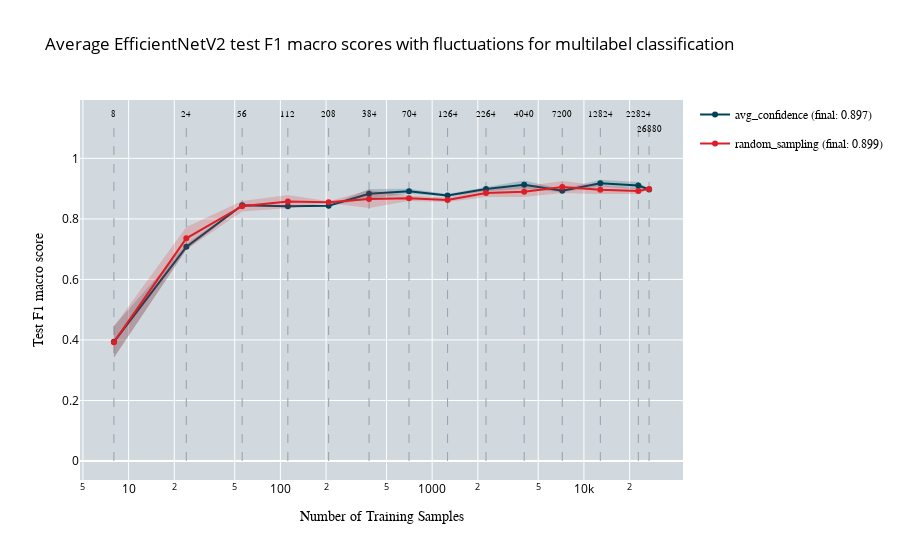

This figure's notebook cell:
### Code cell
import pickle
import numpy as np
import os
import plotly.graph_objects as go

def read_and_average_test_f1(root_folder, run_folders, filename_template, file_indices):
    """
    Reads pickle files for a specific strategy, extracts test F1 scores, and computes their average across runs.
    """
    performance_test_data_all = []

    for run_folder, file_index in zip(run_folders, file_indices):
        pickle_filename = filename_template.format(file_index)  # Dynamically generate filenames
        pickle_path = os.path.join(root_folder, run_folder, pickle_filename)
        
        print(f"Loading pickle file: {pickle_path}")
        with open(pickle_path, 'rb') as pickle_file:
            results = pickle.load(pickle_file)
            performance_test_data_all.append(results["test_f1_scores_macro"])

    # Calculate the average test F1 score across runs
    average_test_f1 = np.mean(performance_test_data_all, axis=0)
    return average_test_f1

def read_test_f1_min_max(root_folder, run_folders, filename_template, file_indices):
    """
    Reads pickle files for a specific strategy, extracts test F1 scores, and computes their min and max across runs.
    """
    performance_test_data_all = []

    for run_folder, file_index in zip(run_folders, file_indices):
        pickle_filename = filename_template.format(file_index)  # Dynamically generate filenames
        pickle_path = os.path.join(root_folder, run_folder, pickle_filename)
        
        print(f"Loading pickle file: {pickle_path}")
        with open(pickle_path, 'rb') as pickle_file:
            results = pickle.load(pickle_file)
            performance_test_data_all.append(results["test_f1_scores_macro"])

    # Convert to a NumPy array for easier computation
    performance_test_data_all = np.array(performance_test_data_all)
    # Calculate min and max F1 scores across runs
    min_f1 = np.min(performance_test_data_all, axis=0)
    max_f1 = np.max(performance_test_data_all, axis=0)

    return min_f1, max_f1

def plot_all_test_performance_with_fluctuations(no_of_samples, performances, min_max_values, strategies, title, x_axes, y_axes):
    """
    Plots the average test F1 scores of multiple strategies with fluctuation ranges shaded.
    """
    fig = go.Figure()
    fig.update_layout(plot_bgcolor='rgb(209, 217, 222)')

    # Add dashed lines for sample numbers and text labels on top of the graph
    samples_text = [str(f) for f in no_of_samples]
    for i, (line, label) in enumerate(zip(no_of_samples, samples_text)):
        fig.add_trace(go.Scatter(
            x=[line, line],
            y=[0, 1.12],
            mode='lines',
            line=dict(dash='dash', color='rgb(149, 162, 171)', width=1),
            showlegend=False
        ))

        # Adjust the y-position for the last value to avoid collision
        y_position = 1.13 if i < len(no_of_samples) - 1 else 1.08

        fig.add_trace(go.Scatter(
            x=[line],
            y=[y_position],
            mode='text',
            marker=dict(size=0),
            text=[label],
            textposition='top center',
            showlegend=False,
            textfont=dict(family='Arial', color='black', size=8.5)
        ))

    # Define the color palette, with random sampling in red and other strategies in different shades of green
    colors = [
        'rgb(0, 67, 89)',  # Green for margin sampling
        #'rgb(97, 192, 134)',   # Darker green for entropy sampling
        'rgb(220, 30, 38)'      # Red for random sampling
    ]

    # Add traces for each strategy
    for idx, (performance, (min_performance, max_performance), strategy) in enumerate(zip(performances, min_max_values, strategies)):
        # Ensure random sampling is always red
        color = colors[strategies.index(strategy)]
        
        # Add the shaded region (fluctuation range)
        fig.add_trace(go.Scatter(
            x=no_of_samples + no_of_samples[::-1],
            y=list(max_performance) + list(min_performance)[::-1],
            fill='toself',
            fillcolor=color.replace('rgb', 'rgba').replace(')', ',0.2)'),  # Add transparency
            line=dict(width=0),  # No border for shaded region
            showlegend=False,  # Don't show a separate legend entry for the shaded region
            legendgroup=strategy  # Group with the corresponding line
        ))
        
        # Add the average line
        fig.add_trace(go.Scatter(
            x=no_of_samples,
            y=performance,
            name=f"{strategy} (final: {performance[-1]:.3f})",
            marker=dict(color=color),
            textfont=dict(family="Arial", size=11),
            line=dict(width=2),
            legendgroup=strategy  # Group with the shaded region
        ))

    fig.update_layout(
        title_text=str(title),
        legend=dict(font=dict(color='black', family='Arial')),
        title_font_color='black'
    )

    # Set the x-axis to be on a log scale
    fig.update_xaxes(
        title_text=str(x_axes),
        title_font=dict(color="black", family="Arial"),
        tickfont_color='black',
        type="log"
    )

    # Update y-axis for test F1 score
    fig.update_yaxes(
        title_text=str(y_axes),
        title_font=dict(color="black", family="Arial"),
        tickfont_color='black'
    )

    fig.show()

# Define file paths and folders for each strategy
#strategies = ['avg_confidence', 'avg_score', 'random_sampling']
strategies = ['avg_confidence', 'random_sampling']
root_folders = {
    'avg_confidence': "/home/woody/iwfa/iwfa044h/CleanLab_Test/ActiveLearningApproaches/EOD/EfficientNet/multilabel/AL/avg_confidence",
    #'avg_score': "/home/woody/iwfa/iwfa044h/CleanLab_Test/ActiveLearningApproaches/EOD/EfficientNet/multilabel/AL/avg_score",
    'random_sampling': "/home/woody/iwfa/iwfa044h/CleanLab_Test/ActiveLearningApproaches/EOD/EfficientNet/multilabel/RS"
}

# Define run folders and file indices for each strategy
run_folders_dict = {
    'avg_confidence': [f"run{i}" for i in range(1, 3)],  # 2 runs
    #'avg_score': [f"run{i}" for i in range(1, 2)],  # 1 run
    'random_sampling': [f"run{i}" for i in range(1, 3)]  # 2 runs
}

file_indices_dict = {
    'avg_confidence': [2, 3],
    #'avg_score': [2],
    'random_sampling': [2, 3]
}

# Template for filenames for each strategy
filename_templates = {
    'avg_confidence': "AL_average_confidence_results_for_multilabel_classification_s4{}.pickle",
    #'avg_score': "AL_average_score_results_for_multilabel_classification_s4{}.pickle",
    'random_sampling': "random_sampling_results_for_multilabel_classification_s4{}.pickle"
}

# Sample counts
no_of_samples = [8, 24, 56, 112, 208, 384, 704, 1264, 2264, 4040, 7200, 12824, 22824, 26880]

# Calculate averages and fluctuation ranges for each strategy
performances = []
min_max_values = []
for strategy in strategies:
    average_f1 = read_and_average_test_f1(
        root_folder=root_folders[strategy],
        run_folders=run_folders_dict[strategy],
        filename_template=filename_templates[strategy],
        file_indices=file_indices_dict[strategy]
    )
    min_f1, max_f1 = read_test_f1_min_max(
        root_folder=root_folders[strategy],
        run_folders=run_folders_dict[strategy],
        filename_template=filename_templates[strategy],
        file_indices=file_indices_dict[strategy]
    )
    performances.append(average_f1)
    min_max_values.append((min_f1, max_f1))  # Append min and max values

# Plot the results with fluctuation shading
plot_all_test_performance_with_fluctuations(
    no_of_samples, 
    performances, 
    min_max_values, 
    strategies, 
    title="Average EfficientNetV2 test F1 macro scores with fluctuations for multilabel classification",
    x_axes="Number of Training Samples",
    y_axes="Test F1 macro score"
)

### Figure 1 — Plotly figure (JSON) as saved in the notebook; plotly's stock layout.template omitted (floating-point values rounded to 4 significant figures)
{"data": [{"line": {"color": "rgb(149, 162, 171)", "dash": "dash", "width": 1}, "mode": "lines", "showlegend": false, "type": "scatter", "x": [8, 8], "y": [0, 1.12]}, {"marker": {"size": 0}, "mode": "text", "showlegend": false, "text": ["8"], "textfont": {"color": "black", "family": "Arial", "size": 8.5}, "textposition": "top center", "type": "scatter", "x": [8], "y": [1.13]}, {"line": {"color": "rgb(149, 162, 171)", "dash": "dash", "width": 1}, "mode": "lines", "showlegend": false, "type": "scatter", "x": [24, 24], "y": [0, 1.12]}, {"marker": {"size": 0}, "mode": "text", "showlegend": false, "text": ["24"], "textfont": {"color": "black", "family": "Arial", "size": 8.5}, "textposition": "top center", "type": "scatter", "x": [24], "y": [1.13]}, {"line": {"color": "rgb(149, 162, 171)", "dash": "dash", "width": 1}, "mode": "lines", "showlegend": false, "type": "scatter", "x": [56, 56], "y": [0, 1.12]}, {"marker": {"size": 0}, "mode": "text", "showlegend": false, "text": ["56"], "textfont": {"color": "black", "family": "Arial", "size": 8.5}, "textposition": "top center", "type": "scatter", "x": [56], "y": [1.13]}, {"line": {"color": "rgb(149, 162, 171)", "dash": "dash", "width": 1}, "mode": "lines", "showlegend": false, "type": "scatter", "x": [112, 112], "y": [0, 1.12]}, {"marker": {"size": 0}, "mode": "text", "showlegend": false, "text": ["112"], "textfont": {"color": "black", "family": "Arial", "size": 8.5}, "textposition": "top center", "type": "scatter", "x": [112], "y": [1.13]}, {"line": {"color": "rgb(149, 162, 171)", "dash": "dash", "width": 1}, "mode": "lines", "showlegend": false, "type": "scatter", "x": [208, 208], "y": [0, 1.12]}, {"marker": {"size": 0}, "mode": "text", "showlegend": false, "text": ["208"], "textfont": {"color": "black", "family": "Arial", "size": 8.5}, "textposition": "top center", "type": "scatter", "x": [208], "y": [1.13]}, {"line": {"color": "rgb(149, 162, 171)", "dash": "dash", "width": 1}, "mode": "lines", "showlegend": false, "type": "scatter", "x": [384, 384], "y": [0, 1.12]}, {"marker": {"size": 0}, "mode": "text", "showlegend": false, "text": ["384"], "textfont": {"color": "black", "family": "Arial", "size": 8.5}, "textposition": "top center", "type": "scatter", "x": [384], "y": [1.13]}, {"line": {"color": "rgb(149, 162, 171)", "dash": "dash", "width": 1}, "mode": "lines", "showlegend": false, "type": "scatter", "x": [704, 704], "y": [0, 1.12]}, {"marker": {"size": 0}, "mode": "text", "showlegend": false, "text": ["704"], "textfont": {"color": "black", "family": "Arial", "size": 8.5}, "textposition": "top center", "type": "scatter", "x": [704], "y": [1.13]}, {"line": {"color": "rgb(149, 162, 171)", "dash": "dash", "width": 1}, "mode": "lines", "showlegend": false, "type": "scatter", "x": [1264, 1264], "y": [0, 1.12]}, {"marker": {"size": 0}, "mode": "text", "showlegend": false, "text": ["1264"], "textfont": {"color": "black", "family": "Arial", "size": 8.5}, "textposition": "top center", "type": "scatter", "x": [1264], "y": [1.13]}, {"line": {"color": "rgb(149, 162, 171)", "dash": "dash", "width": 1}, "mode": "lines", "showlegend": false, "type": "scatter", "x": [2264, 2264], "y": [0, 1.12]}, {"marker": {"size": 0}, "mode": "text", "showlegend": false, "text": ["2264"], "textfont": {"color": "black", "family": "Arial", "size": 8.5}, "textposition": "top center", "type": "scatter", "x": [2264], "y": [1.13]}, {"line": {"color": "rgb(149, 162, 171)", "dash": "dash", "width": 1}, "mode": "lines", "showlegend": false, "type": "scatter", "x": [4040, 4040], "y": [0, 1.12]}, {"marker": {"size": 0}, "mode": "text", "showlegend": false, "text": ["4040"], "textfont": {"color": "black", "family": "Arial", "size": 8.5}, "textposition": "top center", "type": "scatter", "x": [4040], "y": [1.13]}, {"line": {"color": "rgb(149, 162, 171)", "dash": "dash", "width": 1}, "mode": "lines", "showlegend": false, "type": "scatter", "x": [7200, 7200], "y": [0, 1.12]}, {"marker": {"size": 0}, "mode": "text", "showlegend": false, "text": ["7200"], "textfont": {"color": "black", "family": "Arial", "size": 8.5}, "textposition": "top center", "type": "scatter", "x": [7200], "y": [1.13]}, {"line": {"color": "rgb(149, 162, 171)", "dash": "dash", "width": 1}, "mode": "lines", "showlegend": false, "type": "scatter", "x": [12824, 12824], "y": [0, 1.12]}, {"marker": {"size": 0}, "mode": "text", "showlegend": false, "text": ["12824"], "textfont": {"color": "black", "family": "Arial", "size": 8.5}, "textposition": "top center", "type": "scatter", "x": [12824], "y": [1.13]}, {"line": {"color": "rgb(149, 162, 171)", "dash": "dash", "width": 1}, "mode": "lines", "showlegend": false, "type": "scatter", "x": [22824, 22824], "y": [0, 1.12]}, {"marker": {"size": 0}, "mode": "text", "showlegend": false, "text": ["22824"], "textfont": {"color": "black", "family": "Arial", "size": 8.5}, "textposition": "top center", "type": "scatter", "x": [22824], "y": [1.13]}, {"line": {"color": "rgb(149, 162, 171)", "dash": "dash", "width": 1}, "mode": "lines", "showlegend": false, "type": "scatter", "x": [26880, 26880], "y": [0, 1.12]}, {"marker": {"size": 0}, "mode": "text", "showlegend": false, "text": ["26880"], "textfont": {"color": "black", "family": "Arial", "size": 8.5}, "textposition": "top center", "type": "scatter", "x": [26880], "y": [1.08]}, {"fill": "toself", "fillcolor": "rgba(0, 67, 89,0.2)", "legendgroup": "avg_confidence", "line": {"width": 0}, "showlegend": false, "type": "scatter", "x": [8, 24, 56, 112, 208, 384, 704, 1264, 2264, 4040, 7200, 12824, 22824, 26880, 26880, 22824, 12824, 7200, 4040, 2264, 1264, 704, 384, 208, 112, 56, 24, 8], "y": [0.4461, 0.7171, 0.8479, 0.846, 0.8441, 0.8988, 0.8994, 0.8823, 0.9057, 0.9264, 0.8978, 0.9289, 0.9221, 0.8982, 0.8958, 0.898, 0.9071, 0.8877, 0.8994, 0.8911, 0.8729, 0.883, 0.8668, 0.8422, 0.838, 0.8418, 0.6981, 0.3411]}, {"legendgroup": "avg_confidence", "line": {"width": 2}, "marker": {"color": "rgb(0, 67, 89)"}, "name": "avg_confidence (final: 0.897)", "textfont": {"family": "Arial", "size": 11}, "type": "scatter", "x": [8, 24, 56, 112, 208, 384, 704, 1264, 2264, 4040, 7200, 12824, 22824, 26880], "y": [0.3936, 0.7076, 0.8448, 0.842, 0.8431, 0.8828, 0.8912, 0.8776, 0.8984, 0.9129, 0.8928, 0.918, 0.91, 0.897]}, {"fill": "toself", "fillcolor": "rgba(220, 30, 38,0.2)", "legendgroup": "random_sampling", "line": {"width": 0}, "showlegend": false, "type": "scatter", "x": [8, 24, 56, 112, 208, 384, 704, 1264, 2264, 4040, 7200, 12824, 22824, 26880, 26880, 22824, 12824, 7200, 4040, 2264, 1264, 704, 384, 208, 112, 56, 24, 8], "y": [0.4442, 0.7729, 0.8589, 0.8793, 0.8579, 0.8943, 0.8776, 0.8695, 0.8986, 0.9069, 0.9254, 0.9104, 0.9015, 0.9003, 0.898, 0.8825, 0.8821, 0.8858, 0.8723, 0.8722, 0.856, 0.8592, 0.8363, 0.852, 0.8353, 0.8246, 0.6985, 0.3411]}, {"legendgroup": "random_sampling", "line": {"width": 2}, "marker": {"color": "rgb(220, 30, 38)"}, "name": "random_sampling (final: 0.899)", "textfont": {"family": "Arial", "size": 11}, "type": "scatter", "x": [8, 24, 56, 112, 208, 384, 704, 1264, 2264, 4040, 7200, 12824, 22824, 26880], "y": [0.3926, 0.7357, 0.8417, 0.8573, 0.855, 0.8653, 0.8684, 0.8627, 0.8854, 0.8896, 0.9056, 0.8962, 0.892, 0.8991]}], "layout": {"legend": {"font": {"color": "black", "family": "Arial"}}, "plot_bgcolor": "rgb(209, 217, 222)", "title": {"font": {"color": "black"}, "text": "Average EfficientNetV2 test F1 macro scores with fluctuations for multilabel classification"}, "xaxis": {"tickfont": {"color": "black"}, "title": {"font": {"color": "black", "family": "Arial"}, "text": "Number of Training Samples"}, "type": "log"}, "yaxis": {"tickfont": {"color": "black"}, "title": {"font": {"color": "black", "family": "Arial"}, "text": "Test F1 macro score"}}}}
